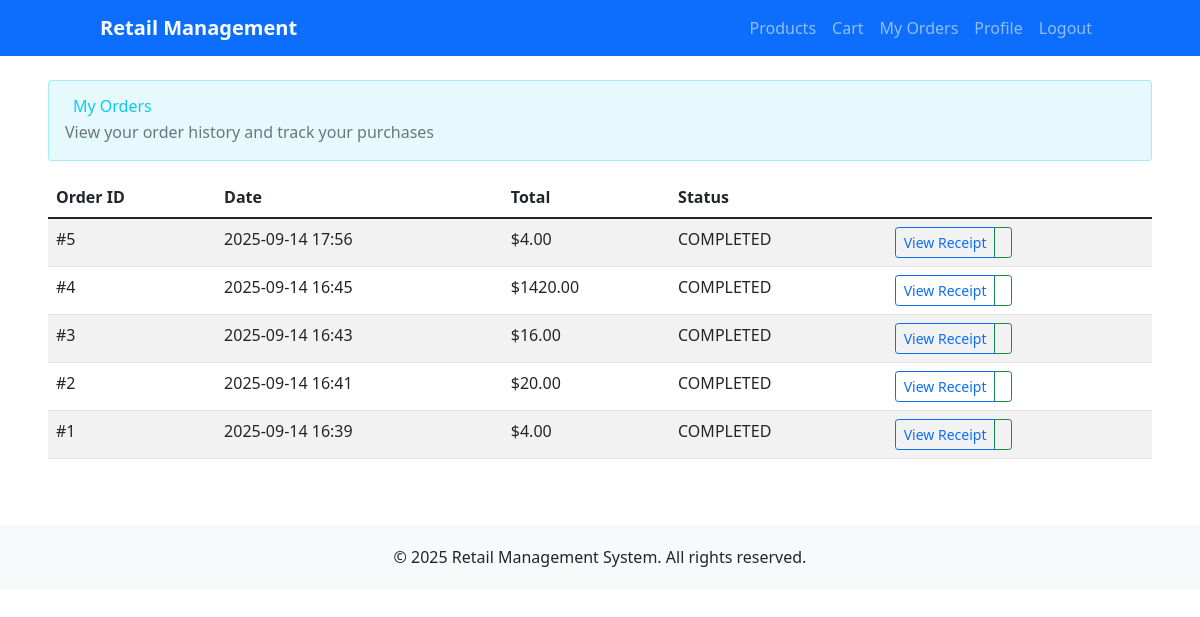
/orders/ (signed in), run on an earlier commit of the app's database.
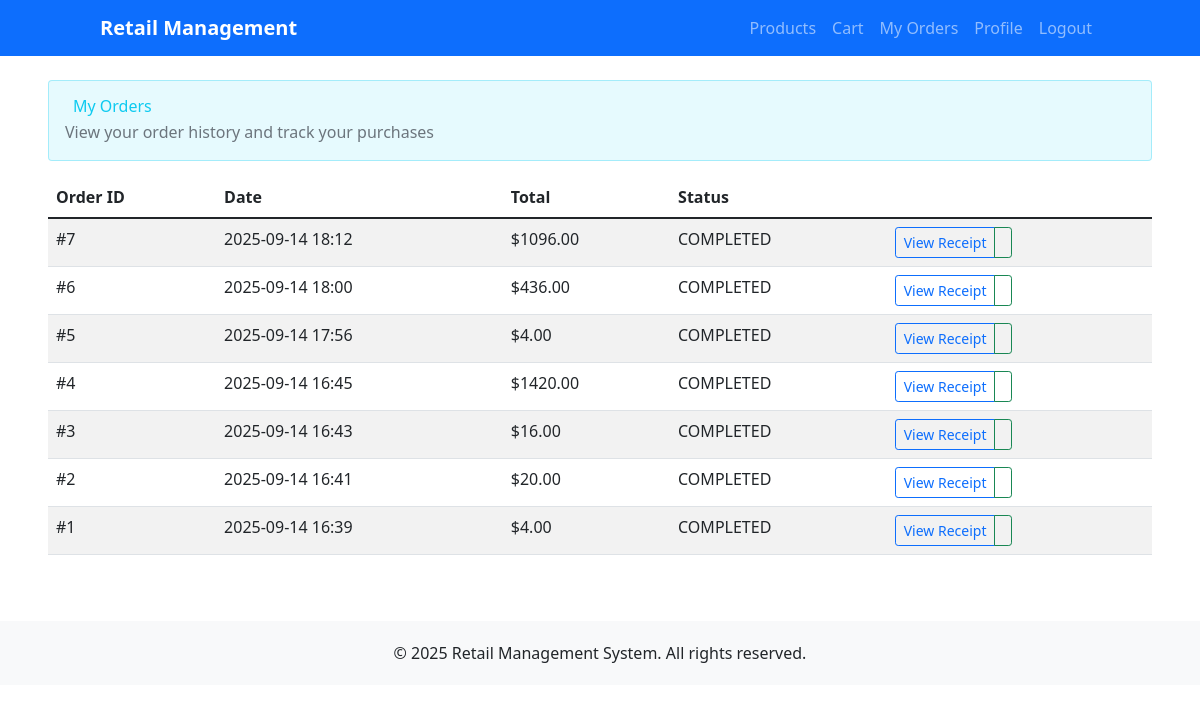
And on a later commit of the database.
### orders/models.py (models this page shows, shortened)
class Order(models.Model):
    PAYMENT_METHODS = [
        ("CASH", "Cash on Delivery"),
        ("CARD", "Credit/Debit Card"),
    ]
    STATUS_CHOICES = [
        ("PENDING", "Pending"),
        ("COMPLETED", "Completed"),
        ("CANCELLED", "Cancelled"),
    ]
    user = models.ForeignKey(settings.AUTH_USER_MODEL, on_delete=models.CASCADE)
    address = models.CharField(max_length=255)
    payment_method = models.CharField(max_length=10, choices=PAYMENT_METHODS)
    payment_reference = models.CharField(max_length=100, blank=True, null=True)
    total = models.DecimalField(max_digits=10, decimal_places=2)
    status = models.CharField(max_length=10, choices=STATUS_CHOICES, default="COMPLETED")
    created_at = models.DateTimeField(auto_now_add=True)

### orders/views.py (the view)
# urls.py: path("", views.order_history, name="order_history"),
@login_required
def order_history(request):
    orders = Order.objects.filter(user=request.user).order_by("-created_at")
    return render(request, "orders/order_history.html", {"orders": orders})

### accounts/context_processors.py (called while the page is built)
def user_admin_status(request):
    if request.user.is_authenticated:
        if request.user.is_superuser:
            return {'user_is_admin': True}
        if hasattr(request.user, 'profile'):
            return {'user_is_admin': request.user.profile.is_admin}
    return {'user_is_admin': False}

def cart_context(request):
    if request.user.is_authenticated:
        from cart.models import Cart
        cart = Cart(request)
        return {
            'cart_total_items': cart.get_total_items(),
            'cart_total_price': cart.get_total_price(),
        }
    return {
        'cart_total_items': 0,
        'cart_total_price': 0,
    }

### cart/models.py (called while the page is built)
    def __len__(self):
        if self.user:
            return sum(item.quantity for item in CartItem.objects.filter(user=self.user))
        else:
            return sum(item['quantity'] for item in self.cart.values())

    def get_total_price(self):
        if self.user:
            return sum(item.total_price for item in CartItem.objects.filter(user=self.user))
        else:
            return sum(
                float(item['price']) * item['quantity']
                for item in self.cart.values()
            )

### templates/orders/order_history.html (shortened to what this page needs)
{% extends "accounts/base.html" %}
{% block content %}
<div class="row">
    <div class="col-12">
        <div class="card" style="background-color: rgba(13, 202, 240, 0.1); border: 1px solid rgba(13, 202, 240, 0.3);" mb-4>
            <div class="card-body">
                <div class="d-flex justify-content-between align-items-center">
                    <div>
                        <h2 class="mb-1 text-info">
                            My Orders
                        </h2>
                        <p class="mb-0 text-muted">View your order history and track your purchases</p>
                    </div>
                </div>
            </div>
        </div>
    </div>
</div>
<div class="row mt-3">
    <div class="col-12">
    {% if orders %}
        <table class="table table-striped">
            <thead>
                <tr>
                    <th>Order ID</th>
                    <th>Date</th>
                    <th>Total</th>
                    <th>Status</th>
                    <th></th>
                </tr>
            </thead>
            <tbody>
                {% for order in orders %}
                <tr>
                    <td>#{{ order.id }}</td>
                    <td>{{ order.created_at|date:"Y-m-d H:i" }}</td>
                    <td>${{ order.total }}</td>
                    <td>{{ order.status }}</td>
                    <td>
                        <div class="btn-group" role="group">
                            <a href="{% url 'orders:order_detail' order.id %}" class="btn btn-sm btn-outline-primary">
                                View Receipt
                            </a>
                            <a href="{% url 'orders:download_receipt' order.id %}" class="btn btn-sm btn-outline-success">
                            </a>
                        </div>
                    </td>
                </tr>
                {% endfor %}
            </tbody>
        </table>
    {% else %}
        <p>You have not placed any orders yet.</p>
    {% endif %}
    </div>
</div>
{% endblock %}

What changed in the data, as far as the page shows it:
added Order: id "7", created_at "2025-09-14 18:12", total "1096.00", status "COMPLETED"
added Order: id "6", created_at "2025-09-14 18:00", total "436.00", status "COMPLETED"
